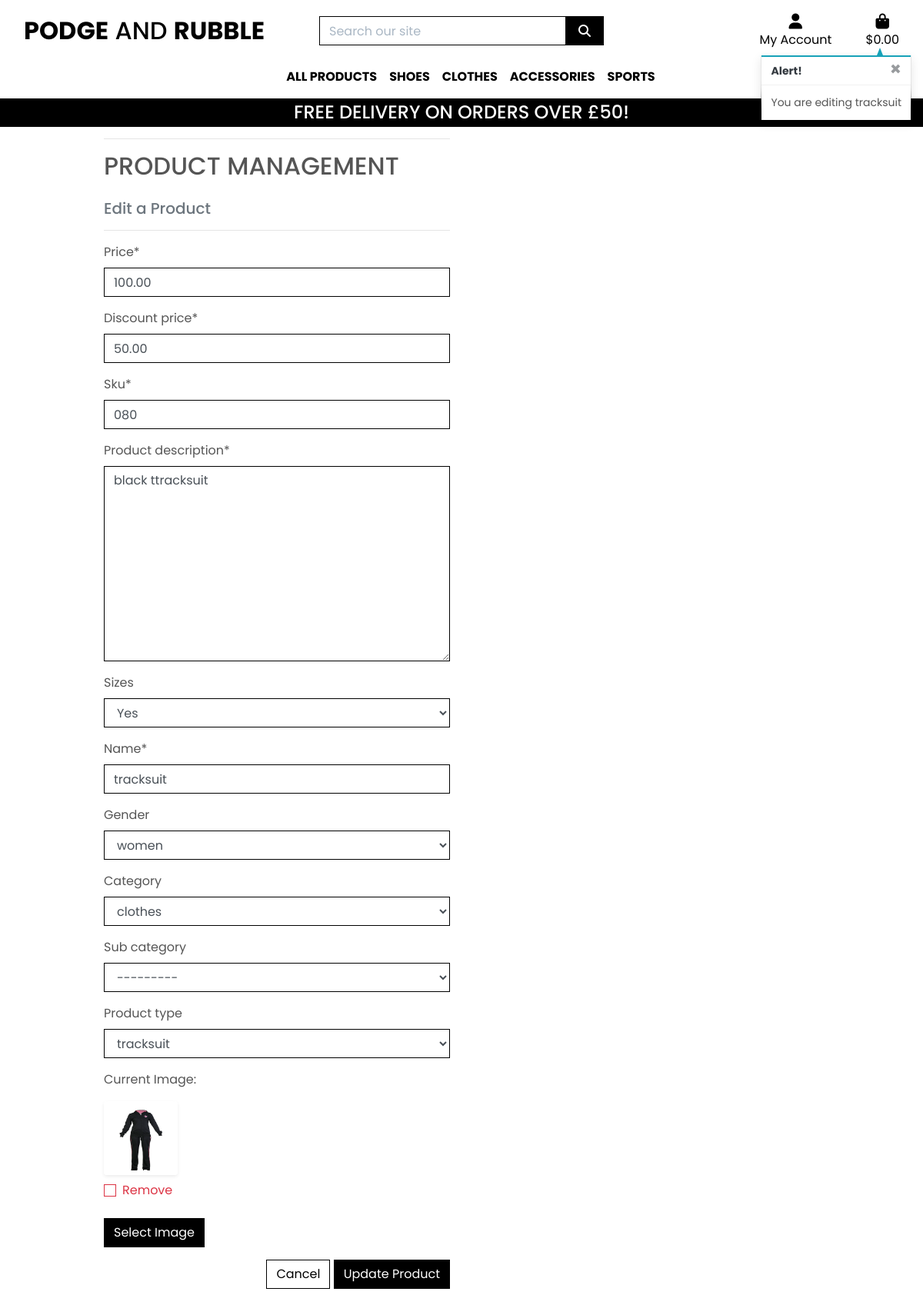
The app's page /products/edit/80/ (signed in) with its own data.
### products/models.py (models this page shows, shortened)
class Product(models.Model):
    price = models.DecimalField(
        max_digits=6,
        decimal_places=2)
    discount_price = models.DecimalField(
        max_digits=6,
        decimal_places=2)
    sku = models.CharField(
        max_length=254)
    name = models.CharField(
        max_length=254)
    product_description = models.TextField()
    sizes = models.BooleanField(
        default=False,
        null=True,
        blank=True)
    category = models.CharField(max_length=20)
    gender = models.CharField(max_length=10)
    product_type = models.CharField(max_length=20)
    name = models.CharField(max_length=254)
    gender = models.ForeignKey(
        'Gender',
        null=True,
        blank=True,
        on_delete=models.SET_NULL)
    category = models.ForeignKey(
        'Category',
        null=True,
        blank=True,
        on_delete=models.SET_NULL)
    sub_category = models.ForeignKey(
        'SubCategory',
        null=True,
        blank=True,
        on_delete=models.SET_NULL)
    product_type = models.ForeignKey(
        'ProductType',
        null=True,
        blank=True,
        on_delete=models.SET_NULL)
    image = models.ImageField(
        blank=True,
        null=True)

### products/views.py (the view)
# urls.py: path('edit/<int:product_id>/', views.edit_product, name='edit_product'),
@login_required
def edit_product(request, product_id):
    if not request.user.is_superuser:
        messages.error(request, 'Sorry, only store owners can do that.')
        return redirect(reverse('home'))
    product = get_object_or_404(Product, pk=product_id)
    if request.method == 'POST':
        form = ProductForm(request.POST, request.FILES, instance=product)
        if form.is_valid():
            form.save()
            messages.success(request, 'Successfully updated product!')
            return redirect(reverse('product_detail', args=[product.id]))
        else:
            messages.error(request, 'Failed to update product. Please ensure the form is valid.')
    else:
        form = ProductForm(instance=product)
        messages.info(request, f'You are editing {product.name}')
    template = 'products/edit_product.html'
    context = {
        'form': form,
        'product': product,
    }
    return render(request, template, context)

### products/forms.py
class ProductForm(forms.ModelForm):
    class Meta:
        model = Product
        fields = '__all__'
    image = forms.ImageField(label='Image', required=False, widget=CustomClearableFileInput)
    def __init__(self, *args, **kwargs):
        super().__init__(*args, **kwargs)
        gender = Gender.objects.all()
        categories = Category.objects.all()
        gender_display_name = [(
            g.id,
            g.gender_display_name()
        )for g in gender]
        for field_name, field in self.fields.items():
            field.widget.attrs['class'] = 'border-black rounded-0'
        self.fields['gender'].choices = gender_display_name

### bag/contexts.py (called while the page is built, shortened)
def bag_contents(request):
    bag_items = []
    total = 0
    product_count = 0
    bag = request.session.get('bag', {})
    if total < settings.FREE_DELIVERY_THRESHOLD:
        delivery = total * Decimal(settings.STANDARD_DELIVERY_PERCENTAGE / 100)
        free_delivery_delta = settings.FREE_DELIVERY_THRESHOLD - total
    else:
        delivery = 0
        free_delivery_delta = 0
    grand_total = delivery + total
    context = {
        'bag_items': bag_items,
        'total': total,
        'product_count': product_count,
        'delivery': delivery,
        'free_delivery_delta': free_delivery_delta,
        'free_delivery_threshold': settings.FREE_DELIVERY_THRESHOLD,
        'grand_total': grand_total,
    }
    return context

### products/models.py (called while the page is built)
    def __str__(self):
        return self.name

    def gender_display_name(self):
        return self.display_name

    def __str__(self):
        return self.name

### products/templates/products/edit_product.html (shortened to what this page needs)
{% extends "base.html" %}
{% load static %}
{% block page_header %}
    <div class="container header-container">
    </div>
{% endblock %}
{% block content %}
    <div class="overlay"></div>
    <div class="container">
        <div class="row">
            <div class="col-12 col-md-6">
                <hr>
                <h2 class="logo-font mb-4">Product Management</h2>
                <h5 class="text-muted">Edit a Product</h5>
                <hr>
            </div>
        </div>
        <div class="row">
            <div class="col-12 col-md-6">
                <form method="POST" action="{% url 'edit_product' product.id %}" class="form mb-2" enctype="multipart/form-data">
                    {% for field in form %}
                        {% if field.name != 'image' %}
                            {{ field | as_crispy_field }}
                        {% else %}
                            {{ field }}
                        {% endif %}
                    {% endfor %}
                    <div class="text-right">
                        <a class="btn btn-outline-black rounded-0" href="{% url 'products' %}">Cancel</a>
                        <button class="btn btn-black rounded-0" type="submit">Update Product</button>
                    </div>
                </form>
            </div>
        </div>
    </div>
{% endblock %}

### static/css/base.css (style rules this page uses)
html { height: 100%; }
body { background-color: #999 !important; color: #555; font-family: 'Poppins' !important; }
.logo-font { text-transform: uppercase; }
.btn-black { background: black; color: white; }
.btn-outline-black { background: white; color: black !important; border: 1px solid black; }
.border-black { border: 1px solid black !important; }
.overlay { height: 100%; width: 100%; top: 0; left: 0; position: fixed; background: white; z-index: -1; }
@media (min-width: 1200px) { .container { max-width: 80%; } }
@media (min-width: 992px) { .header-container { padding-top: 164px; } }
body { background: url('/media/homepage_background_cropped.jpg') no-repeat center center fixed; background-size: cover; height: calc(100vh - 164px); color: #555; font-family: 'Lato'; }

### records on screen
Product: price "100.00" "50.00" "080" "black ttracksuit" "Yes" "tracksuit" "women" "clothes" "---------" "tracksuit"

### other values on screen
{{ free_delivery_threshold }} "50"
{{ message }} "You are editing tracksuit"
{{ widget.initial_text }} "Current Image"
{{ widget.clear_checkbox_label }} "Remove"
